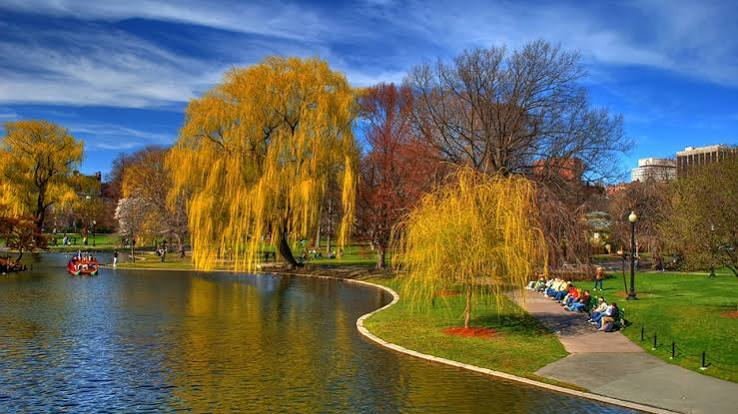
#> input picture assets/Photos/boston_park.jpg, 738 x 414 px, found by its file name
$ python main.py
#> lines starting #> are read from the running program, lines starting #| are printed output that depends on the picture
# All the colored images, consist of different color channels, Red, Green, Blue
# Using OpenCV, you can take an image and split it into its color channels

import cv2 as cv
import numpy as np

def main():

    image = cv.imread("assets/Photos/boston_park.jpg")
#> image is the input picture: shape (414, 738, 3); mean B, G, R 90.8, 104.6, 104.5

    blank = np.zeros(image.shape[:2], dtype="uint8")

    b, g, r = cv.split(image)
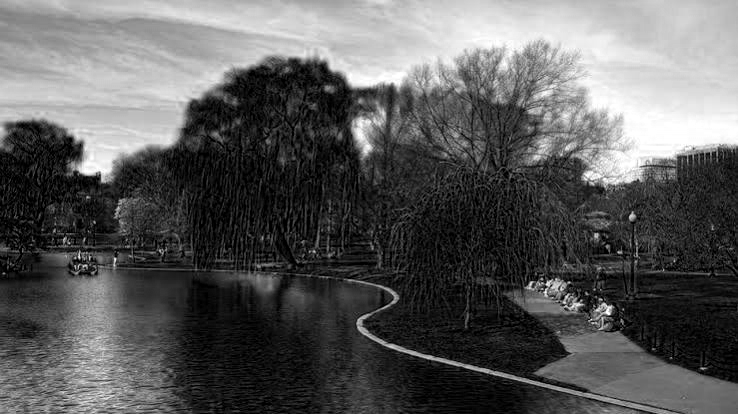
#> b: shape (414, 738); min 0, max 255, mean 90.8
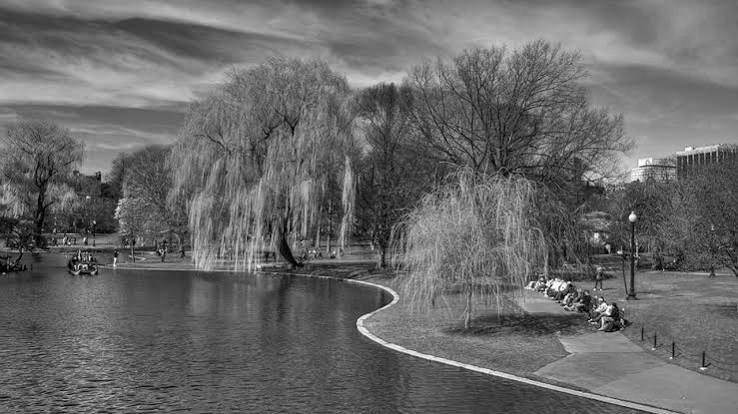
#> g: shape (414, 738); min 0, max 255, mean 104.6
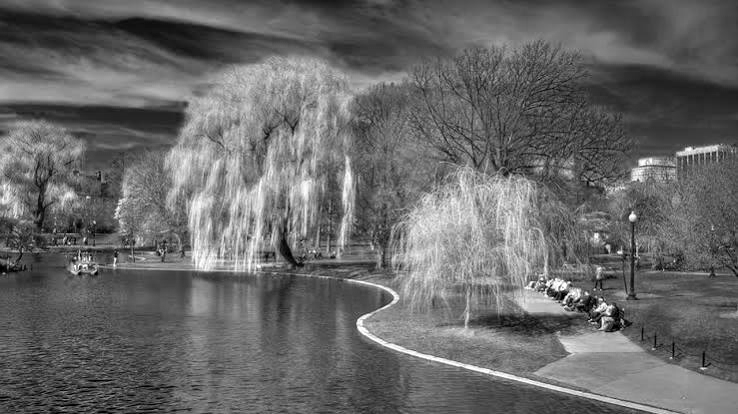
#> r: shape (414, 738); min 0, max 255, mean 104.5

    blue_image = cv.merge([b, blank, blank])
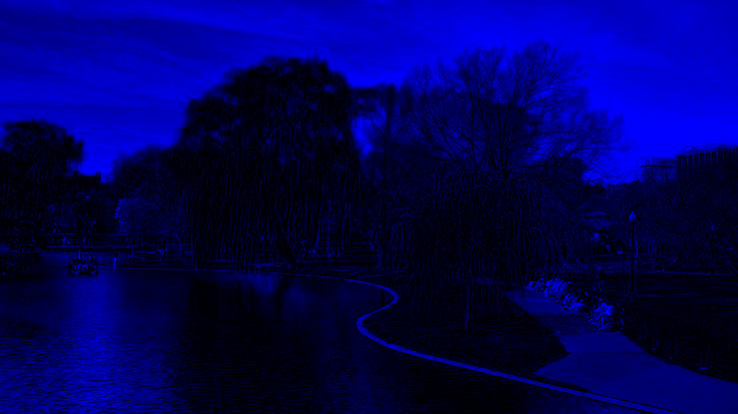
#> blue_image: shape (414, 738, 3); mean of channels 0, 1, 2 90.8, 0, 0; drawn as B, G, R
    green_image = cv.merge([blank, g, blank])
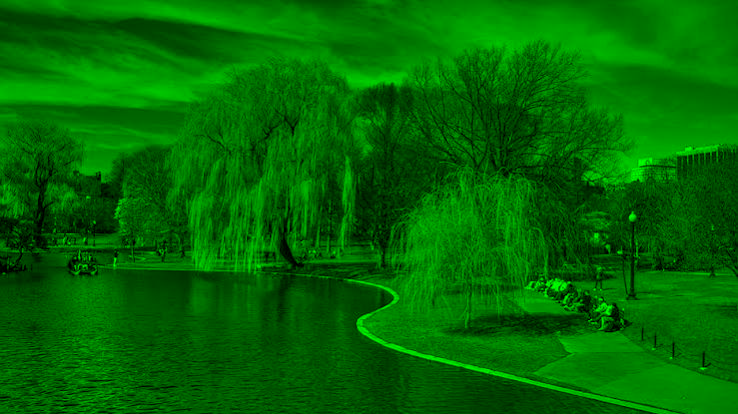
#> green_image: shape (414, 738, 3); mean of channels 0, 1, 2 0, 104.6, 0; drawn as B, G, R
    red_image = cv.merge([blank, blank, r])
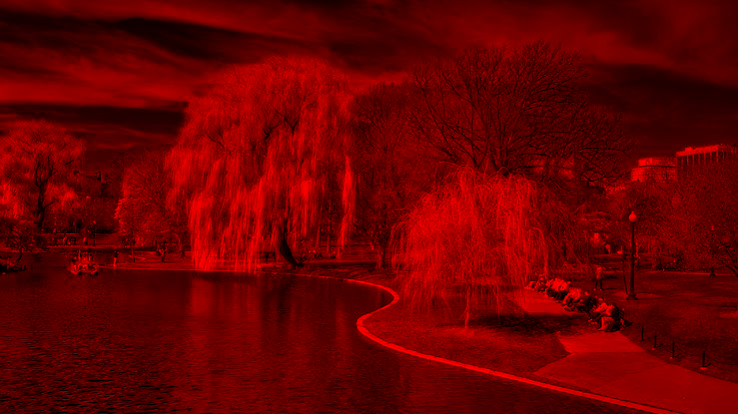
#> red_image: shape (414, 738, 3); mean of channels 0, 1, 2 0, 0, 104.5; drawn as B, G, R

    cv.imshow("Blue Image", blue_image)
    cv.imshow("Green Image", green_image)
    cv.imshow("Red Image", red_image)

    cv.imshow("Blue Channels", b)   # These images are shown in greyscael, and the meaning of pixels in greyscale
    cv.imshow("Green Channels", g)  # is that wherever it is lighter, the density of that color in that specific
    cv.imshow("Red Channels", r)    # area is higher, and when it is darker, the absence of that color

    print(image.shape) # The third argument that gets printed, is the number of its colored channels
#| (414, 738, 3)
    print(b.shape)     # There is no third argument in the shape of the blue, green, and red colors since they only represent one color
#| (414, 738)
    print(g.shape)
#| (414, 738)
    print(r.shape)
#| (414, 738)

    merged = cv.merge([b, g, r])
    cv.imshow("Merged", merged)


    cv.waitKey(0)
    cv.destroyAllWindows()


if __name__ == "__main__":
    main()
